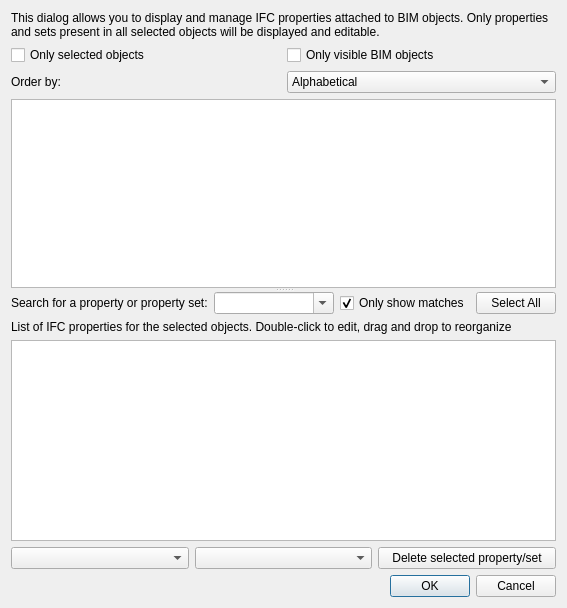
<?xml version="1.0" encoding="UTF-8"?>
<ui version="4.0">
 <class>Dialog</class>
 <widget class="QDialog" name="Dialog">
  <property name="geometry">
   <rect>
    <x>0</x>
    <y>0</y>
    <width>567</width>
    <height>608</height>
   </rect>
  </property>
  <property name="windowTitle">
   <string>IFC Properties Manager</string>
  </property>
  <layout class="QVBoxLayout" name="verticalLayout">
   <item>
    <widget class="QLabel" name="labelinfo">
     <property name="text">
      <string>This dialog allows you to display and manage IFC properties attached to BIM objects. Only properties and sets present in all selected objects will be displayed and editable.</string>
     </property>
     <property name="wordWrap">
      <bool>true</bool>
     </property>
    </widget>
   </item>
   <item>
    <layout class="QHBoxLayout" name="horizontalLayout">
     <item>
      <widget class="QCheckBox" name="onlySelected">
       <property name="text">
        <string>Only selected objects</string>
       </property>
      </widget>
     </item>
     <item>
      <widget class="QCheckBox" name="onlyVisible">
       <property name="text">
        <string>Only visible BIM objects</string>
       </property>
      </widget>
     </item>
    </layout>
   </item>
   <item>
    <layout class="QHBoxLayout" name="horizontalLayout_2">
     <item>
      <widget class="QLabel" name="label_6">
       <property name="text">
        <string>Order by:</string>
       </property>
      </widget>
     </item>
     <item>
      <widget class="QComboBox" name="groupMode">
       <item>
        <property name="text">
         <string>Alphabetical</string>
        </property>
        <property name="icon">
         <iconset theme="format-text-direction-ltr">
          <normaloff/>
         </iconset>
        </property>
       </item>
       <item>
        <property name="text">
         <string>IFC type</string>
        </property>
        <property name="icon">
         <iconset theme="application-drawing">
          <normaloff/>
         </iconset>
        </property>
       </item>
       <item>
        <property name="text">
         <string>Model structure</string>
        </property>
       </item>
      </widget>
     </item>
    </layout>
   </item>
   <item>
    <widget class="QSplitter" name="splitter">
     <property name="orientation">
      <enum>Qt::Vertical</enum>
     </property>
     <widget class="QWidget" name="widget_2" native="true">
      <layout class="QVBoxLayout" name="verticalLayout_3">
       <item>
        <widget class="QTreeView" name="tree">
         <property name="editTriggers">
          <set>QAbstractItemView::NoEditTriggers</set>
         </property>
         <property name="selectionMode">
          <enum>QAbstractItemView::ExtendedSelection</enum>
         </property>
        </widget>
       </item>
      </layout>
     </widget>
     <widget class="QWidget" name="widget" native="true">
      <layout class="QVBoxLayout" name="verticalLayout_2">
       <item>
        <layout class="QHBoxLayout" name="horizontalLayout_3">
         <item>
          <widget class="QLabel" name="label_7">
           <property name="text">
            <string>Search for a property or property set:</string>
           </property>
          </widget>
         </item>
         <item>
          <widget class="QComboBox" name="searchField">
           <property name="sizePolicy">
            <sizepolicy hsizetype="Expanding" vsizetype="Fixed">
             <horstretch>0</horstretch>
             <verstretch>0</verstretch>
            </sizepolicy>
           </property>
           <property name="editable">
            <bool>true</bool>
           </property>
          </widget>
         </item>
         <item>
          <widget class="QCheckBox" name="onlyMatches">
           <property name="text">
            <string>Only show matches</string>
           </property>
           <property name="checked">
            <bool>true</bool>
           </property>
          </widget>
         </item>
         <item>
          <widget class="QPushButton" name="buttonSelectAll">
           <property name="text">
            <string>Select All</string>
           </property>
          </widget>
         </item>
        </layout>
       </item>
       <item>
        <widget class="QLabel" name="label">
         <property name="text">
          <string>List of IFC properties for the selected objects. Double-click to edit, drag and drop to reorganize</string>
         </property>
         <property name="wordWrap">
          <bool>true</bool>
         </property>
        </widget>
       </item>
       <item>
        <widget class="QTreeView" name="treeProperties"/>
       </item>
      </layout>
     </widget>
    </widget>
   </item>
   <item>
    <layout class="QHBoxLayout" name="horizontalLayout_5">
     <item>
      <widget class="QComboBox" name="comboProperty"/>
     </item>
     <item>
      <widget class="QComboBox" name="comboPset"/>
     </item>
     <item>
      <widget class="QPushButton" name="buttonDelete">
       <property name="text">
        <string>Delete selected property/set</string>
       </property>
       <property name="icon">
        <iconset theme="gtk-delete">
         <normaloff/>
        </iconset>
       </property>
      </widget>
     </item>
    </layout>
   </item>
   <item>
    <widget class="QDialogButtonBox" name="buttonBox">
     <property name="orientation">
      <enum>Qt::Horizontal</enum>
     </property>
     <property name="standardButtons">
      <set>QDialogButtonBox::Cancel|QDialogButtonBox::Ok</set>
     </property>
    </widget>
   </item>
  </layout>
 </widget>
 <resources/>
 <connections>
  <connection>
   <sender>buttonBox</sender>
   <signal>accepted()</signal>
   <receiver>Dialog</receiver>
   <slot>accept()</slot>
   <hints>
    <hint type="sourcelabel">
     <x>266</x>
     <y>597</y>
    </hint>
    <hint type="destinationlabel">
     <x>157</x>
     <y>274</y>
    </hint>
   </hints>
  </connection>
  <connection>
   <sender>buttonBox</sender>
   <signal>rejected()</signal>
   <receiver>Dialog</receiver>
   <slot>reject()</slot>
   <hints>
    <hint type="sourcelabel">
     <x>334</x>
     <y>597</y>
    </hint>
    <hint type="destinationlabel">
     <x>286</x>
     <y>274</y>
    </hint>
   </hints>
  </connection>
  <connection>
   <sender>buttonSelectAll</sender>
   <signal>clicked()</signal>
   <receiver>tree</receiver>
   <slot>selectAll()</slot>
   <hints>
    <hint type="sourcelabel">
     <x>574</x>
     <y>322</y>
    </hint>
    <hint type="destinationlabel">
     <x>544</x>
     <y>197</y>
    </hint>
   </hints>
  </connection>
 </connections>
</ui>
